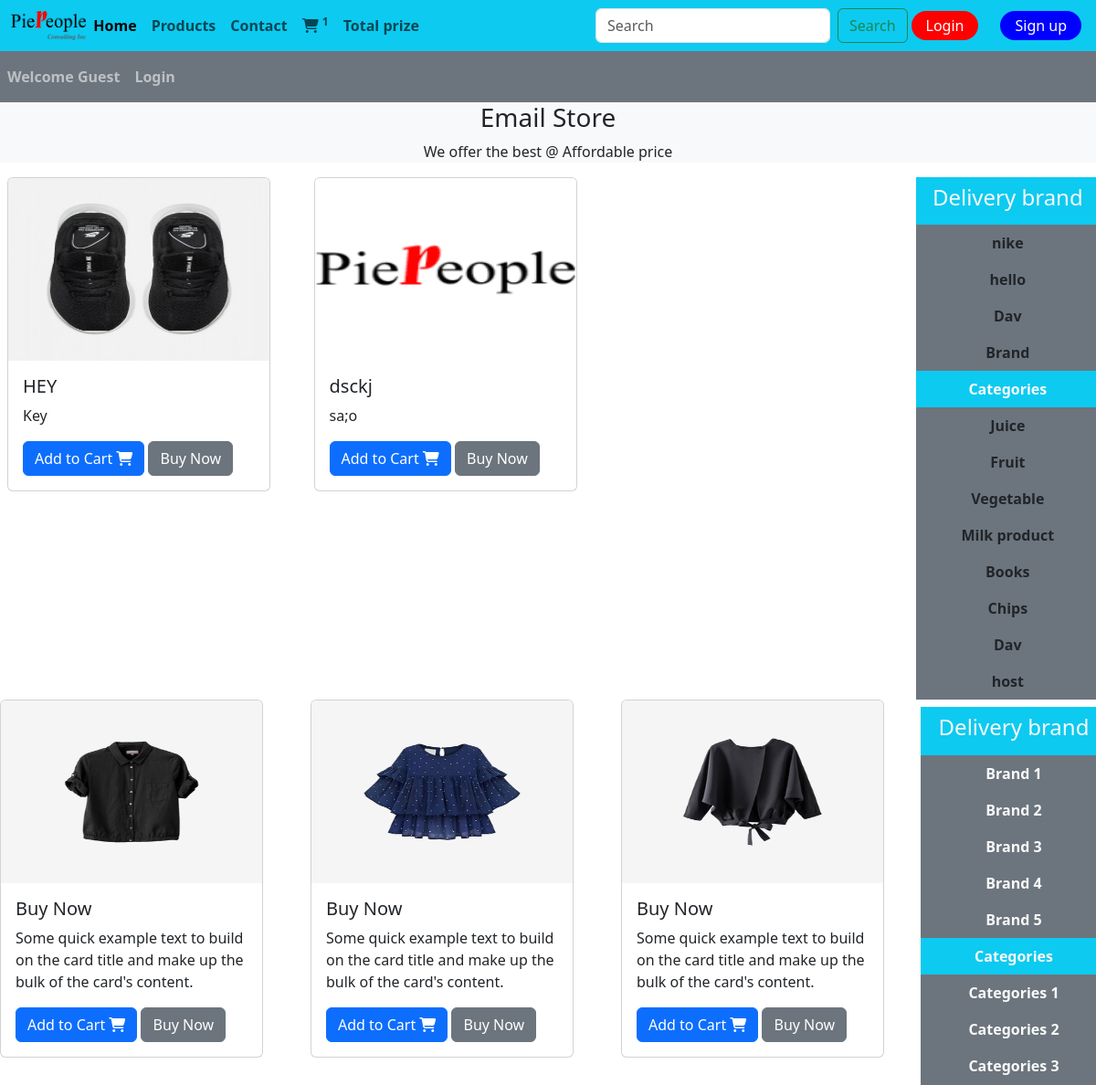
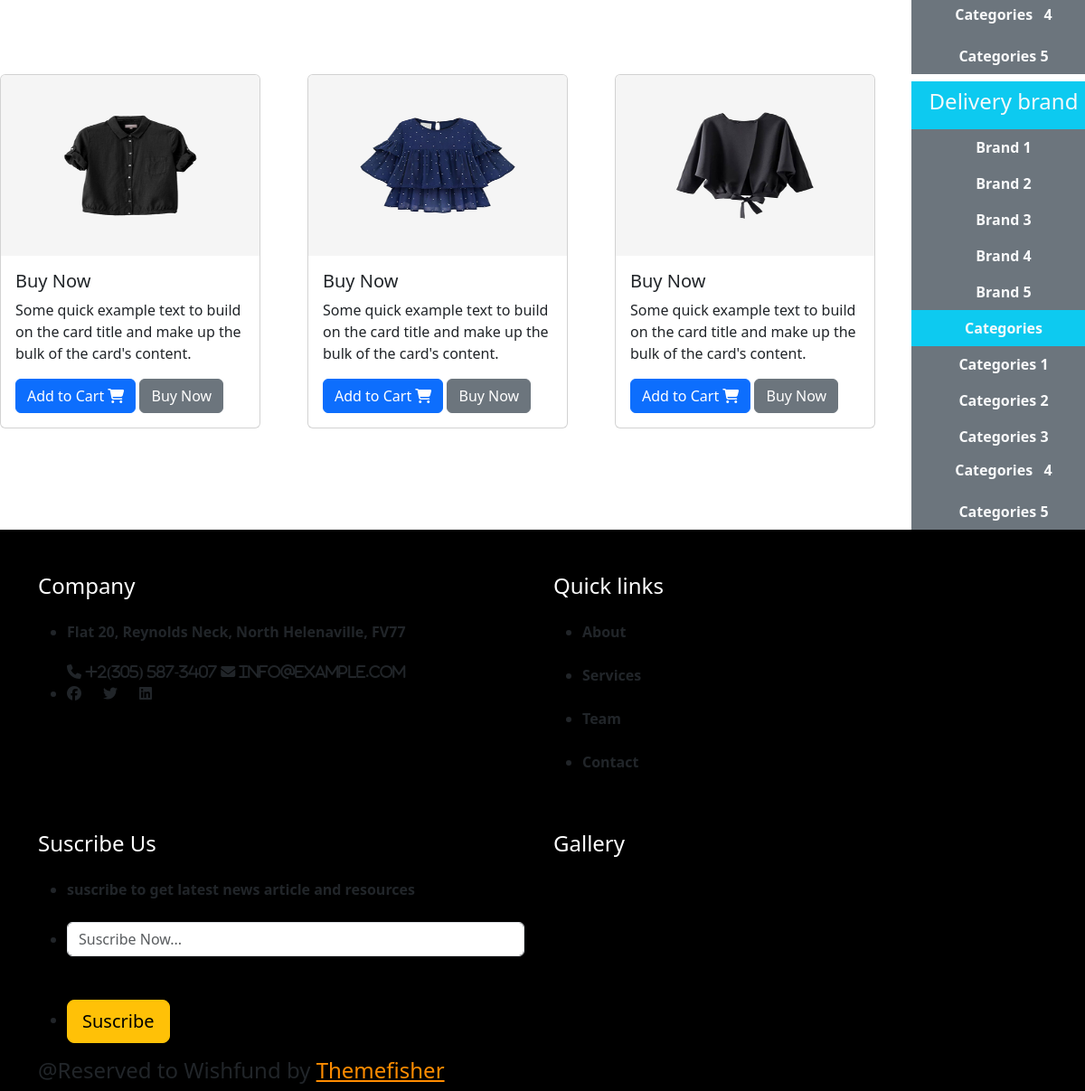
The page / on the database its author committed (2 pictures, top to bottom).
### tables this page shows
CREATE TABLE `product` (
  `product_id` int(11) NOT NULL,
  `product_title` varchar(200) NOT NULL,
  `product_description` varchar(200) NOT NULL,
  `product_keyword` varchar(200) NOT NULL,
  `category_id` int(11) NOT NULL,
  `brand_id` int(11) NOT NULL,
  `product_image1` varchar(200) NOT NULL,
  `product_image2` varchar(200) NOT NULL,
  `product_image3` varchar(255) NOT NULL,
  `product_price` varchar(200) NOT NULL,
  `date` timestamp NOT NULL DEFAULT current_timestamp() ON UPDATE current_timestamp(),
  `status` varchar(200) NOT NULL
);

CREATE TABLE `brand` (
  `brand_id` int(11) NOT NULL,
  `brand_title` varchar(100) NOT NULL
);

CREATE TABLE `categories` (
  `category_id` int(11) NOT NULL,
  `category_title` varchar(100) NOT NULL
);

### index.php (the view, shortened to what this page needs)
<?php
include('includes/connect.php');
include('function/common_function.php');
?>
<!DOCTYPE html>
<html lang="en">
<head>
  <link href="https://cdn.jsdelivr.net/npm/bootstrap@5.3.1/dist/css/bootstrap.min.css" rel="stylesheet">
  <link rel="stylesheet" href="https://cdnjs.cloudflare.com/ajax/libs/font-awesome/6.4.2/css/all.min.css">
  <link rel="stylesheet" href="style.css">
</head>
<body>
  <div class="container-fluid p-0">
    <nav class="navbar navbar-expand-lg bg-info">
      <div class="container-fluid">
        <img src="images2/logo.png" class="logo" alt="">
        <div class="collapse navbar-collapse" id="navbarSupportedContent">
          <ul class="navbar-nav me-auto mb-2 mb-lg-0">
            <li class="nav-item">
              <a class="nav-link active" aria-current="page" href="#">Home</a>
            </li>
            <li class="nav-item">
              <a class="nav-link" href="#">Products</a>
            </li>
            <li class="nav-item">
              <a class="nav-link" href="#">Contact</a>
            </li>
            <li class="nav-item">
              <a class="nav-link" href="#">
                <i class="fa-solid fa-cart-shopping "></i>
                <sup>1</sup>
              </a>
            </li>
            <li class="nav-item">
              <a class="nav-link" href="#">Total prize</a>
            </li>
          </ul>
          <form class="d-flex" role="search">
            <input class="form-control me-2" type="search" placeholder="Search" aria-label="Search">
            <button class="btn btn-outline-success" type="submit">Search</button>
          </form>
          <div class="d-flex justify-content-center flex-column p-1 flex-lg-row gap-4">
            <a href="#" class="text-white text-decoration-none px-3 py-1 rounded-4" style="background-color: red;">Login</a>
            <a href="#" class="text-white text-decoration-none px-3 py-1 rounded-4" style="background-color: blue;">Sign
              up</a>
          </div>
        </div>
      </div>
    </nav>
    <nav class="navbar navbar-expand-lg navbar-dark bg-secondary">
      <ul class="navbar-nav me-auto">
        <li class="nav-item">
          <a class="nav-link" href="">Welcome Guest</a>
        </li>
        <li class="nav-item">
          <a class="nav-link" href="">Login</a>
        </li>
      </ul>
    </nav>
  </div>
  <div class="bg-light">
    <h3 class="text-center">Email Store</h3>
    <p class="text-center">We offer the best @ Affordable price</p>
  </div>
  <div class="row px-2">
    <div class="col-md-10">
      <div class="row">
        <?php
        getProducts();
        ?>
      </div>
    </div>
    <div class="col-md-2 bg-secondary p-0">
      <ul class="navbar-nav me-auto text-center">
        <li class="nav-item bg-info">
          <a href="#" class="nav-link text-light">
            <h4>Delivery brand</h4>
          </a>
        </li>
        <?php
        $select_brand = "Select * from brand";
        $result_brands = mysqli_query($conn, $select_brand);
        while ($row_data = mysqli_fetch_assoc($result_brands)) {
          $brand_title = $row_data['brand_title'];
          $brand_id = $row_data['brand_id'];
          echo "<li class='nav-item'><a href='index.php?brand=$brand_id' class='nav-link text-
        light'>$brand_title</a></li>";
        }
        ?>
      </ul>
      <ul class="navbar-nav me-auto text-center">
        <li class="nav-item bg-info">
          <a href="#" class="nav-link text-light">Categories</a>
        </li>
        <?php
        $select_category = "Select * from categories";
        $result_category = mysqli_query($conn, $select_category);
        while ($row_data = mysqli_fetch_assoc($result_category)) {
          $category_title = $row_data['category_title'];
          $category_id = $row_data['category_id'];
          echo "<li class='nav-item'><a href='index.php?category=$category_id' class='nav-link text-
        light'>$category_title</a></li>";
        }
        ?>
      </ul>
    </div>
  </div>
  <div class="row">
    <div class="col-md-10 mb-2">
      <div class="row">
        <div class="col-md-4">
          <div class="card" style="width: 18rem;">
            <img src="images/c_tunic-shirt_girl.png" class="card-img-top" alt="...">
            <div class="card-body">
              <h5 class="card-title">Buy Now</h5>
              <p class="card-text">Some quick example text to build on the card title and make up the bulk of the card's
                content.</p>
              <a href="#" class="btn btn-primary">Add to Cart <i class="fa-solid fa-cart-shopping "></i></a>
              <a href="#" class="btn btn-secondary">Buy Now</a>
            </div>
          </div>
        </div>
        <div class="col-md-4">
          <div class="card" style="width: 18rem;">
            <img src="images/c_undershirt.png" class="card-img-top" alt="...">
            <div class="card-body">
              <h5 class="card-title">Buy Now</h5>
              <p class="card-text">Some quick example text to build on the card title and make up the bulk of the card's
                content.</p>
              <a href="#" class="btn btn-primary">Add to Cart <i class="fa-solid fa-cart-shopping "></i></a>
              <a href="#" class="btn btn-secondary">Buy Now</a>
            </div>
          </div>
        </div>
        <div class="col-md-4">
          <div class="card" style="width: 18rem;">
            <img src="images/c_western-shirt.png" class="card-img-top" alt="...">
            <div class="card-body">
              <h5 class="card-title">Buy Now</h5>
              <p class="card-text">Some quick example text to build on the card title and make up the bulk of the card's
                content.</p>
              <a href="#" class="btn btn-primary">Add to Cart <i class="fa-solid fa-cart-shopping "></i></a>
              <a href="#" class="btn btn-secondary">Buy Now</a>
            </div>
          </div>
        </div>
      </div>
    </div>
    <di class="col-md-2 bg-secondary mt-2 p-0">
      <ul class="navbar-nav me-auto text-center ">
        <li class="nav-item bg-info">
          <a href="#" class="nav-link text-light">
            <h4>Delivery brand</h4>
          </a>
        </li>
        <li class="nav-item">
          <a href="" class="nav-link text-light">Brand 1</a>
        </li>
        <li class="nav-item">
          <a href="" class="nav-link text-light">Brand 2</a>
        </li>
        <li class="nav-item">
          <a href="" class="nav-link text-light">Brand 3</a>
        </li>
        <li class="nav-item">
          <a href="" class="nav-link text-light">Brand 4</a>
        </li>
        <li class="nav-item">
          <a href="" class="nav-link text-light">Brand 5</a>
        </li>
      </ul>
      <ul class="navbar-nav me-auto text-center">
        <li class="nav-item bg-info">
          <a href="#" class="nav-link text-light">Categories</a>
        </li>
        <li class="nav-item">
          <a href="" class="nav-link text-light">Categories 1</a>
        </li>
        <li class="nav-item">
          <a href="" class="nav-link text-light">Categories 2</a>
        </li>
        <li class="nav-item">
          <a href="" class="nav-link text-light">Categories 3</a>
        </li>
        <li class="nav-item">
          <h1 href="" class="nav-link text-light">Categories &nbsp; 4</h1>
        </li>
        <li class="nav-item">
          <a href="" class="nav-link text-light">Categories 5</a>
        </li>
      </ul>
  </div>
  <div class="row">
    <div class="col-md-10 mb-2">
      <div class="row">
        <div class="col-md-4">
          <div class="card" style="width: 18rem;">
            <img src="images/c_tunic-shirt_girl.png" class="card-img-top" alt="...">
            <div class="card-body">
              <h5 class="card-title">Buy Now</h5>
              <p class="card-text">Some quick example text to build on the card title and make up the bulk of the card's
                content.</p>
              <a href="#" class="btn btn-primary">Add to Cart <i class="fa-solid fa-cart-shopping "></i></a>
              <a href="#" class="btn btn-secondary">Buy Now</a>
            </div>
          </div>
        </div>
        <div class="col-md-4">
          <div class="card" style="width: 18rem;">
            <img src="images/c_undershirt.png" class="card-img-top" alt="...">
            <div class="card-body">
              <h5 class="card-title">Buy Now</h5>
              <p class="card-text">Some quick example text to build on the card title and make up the bulk of the card's
                content.</p>
              <a href="#" class="btn btn-primary">Add to Cart <i class="fa-solid fa-cart-shopping "></i></a>
              <a href="#" class="btn btn-secondary">Buy Now</a>
            </div>
          </div>
        </div>
        <div class="col-md-4">
          <div class="card" style="width: 18rem;">
            <img src="images/c_western-shirt.png" class="card-img-top" alt="...">
            <div class="card-body">
              <h5 class="card-title">Buy Now</h5>
              <p class="card-text">Some quick example text to build on the card title and make up the bulk of the card's
                content.</p>
              <a href="#" class="btn btn-primary">Add to Cart <i class="fa-solid fa-cart-shopping "></i></a>
              <a href="#" class="btn btn-secondary">Buy Now</a>
            </div>
          </div>
        </div>
      </div>
    </div>
    <div class="col-md-2 bg-secondary mt-2 p-0">
      <ul class="navbar-nav me-auto text-center">
        <li class="nav-item bg-info">
          <a href="#" class="nav-link text-light">
            <h4>Delivery brand</h4>
          </a>
        </li>
        <li class="nav-item">
          <a href="" class="nav-link text-light">Brand 1</a>
        </li>
        <li class="nav-item">
          <a href="" class="nav-link text-light">Brand 2</a>
        </li>
        <li class="nav-item">
          <a href="" class="nav-link text-light">Brand 3</a>
        </li>
        <li class="nav-item">
          <a href="" class="nav-link text-light">Brand 4</a>
        </li>
        <li class="nav-item">
          <a href="" class="nav-link text-light">Brand 5</a>
        </li>
      </ul>
      <ul class="navbar-nav me-auto text-center">
        <li class="nav-item bg-info">
          <a href="#" class="nav-link text-light">Categories</a>
        </li>
        <li class="nav-item">
          <a href="" class="nav-link text-light">Categories 1</a>
        </li>
        <li class="nav-item">
          <a href="" class="nav-link text-light">Categories 2</a>
        </li>
        <li class="nav-item">
          <a href="" class="nav-link text-light">Categories 3</a>
        </li>
        <li class="nav-item">
          <h1 href="" class="nav-link text-light">Categories &nbsp; 4</h1>
        </li>
        <li class="nav-item">
          <a href="" class="nav-link text-light">Categories 5</a>
        </li>
      </ul>
    </div>
  </div>
  <fotter>
    <div id="fotter" style="background-color: black">
      <div class="container">
        <div class="row">
          <div class="col-md-6 col-md-3">
            <h4 style="color:  white" class="mt-5">Company</h4>
            <ul>
              <li class="mt-4"> <span>Flat 20, Reynolds Neck, North
                  Helenaville, FV77</span></li>
              <li class=" fa fa-phone mt-4"><span> +2(305) 587-3407</span></li>
              <li class="fa fa-envelope mt-4"><span> info@example.com</span></li>
              <li><span class="me-4 fab fa-facebook"></span><span class=" me-4 fab fa-twitter"></span><span class="fab fa-linkedin"></span></li>
            </ul>
          </div>
          <div class="col-md-6 col-md-3">
            <h4 style="color: white" class="mt-5">Quick links</h4>
            <ul>
              <li class="mt-4"> <span> About</span></li>
              <li class="mt-4"><span>Services</span></li>
              <li class="mt-4"><span>Team</span></li>
              <li class="mt-4"><span>Contact</span></li>
            </ul>
          </div>
          <div class="col-md-6 col-md-3">
            <h4 style="color: white" class="mt-5">Suscribe Us</h4>
            <ul>
              <li class="mt-4"> <span> suscribe to get latest
                  news article and resources</span></li>
              <li class="mt-4"><span>
                  <form class="d-flex">
                    <input class="form-control me-2" type="text" placeholder="Suscribe Now...">
                  </form>
                </span>
              </li>
              <li class="mt-5"><span><button class="btn btn-warning  btn-lg" type="button">Suscribe</button></span></li>
            </ul>
          </div>
          <div class="col-md-6 col-md-3">
            <h4 style="color: white" class="mt-5">Gallery</h4>
          </div>
          <div class="col-md-6">
            <h4 class="ml-5">@Reserved to Wishfund by <a href="#" target="blank" style="color:darkorange">Themefisher</a></h4>
          </div>
        </div>
      </div>
    </div>
  </fotter>
</body>
</html>

### function/common_function.php (shortened to what this page needs)
<?php
function getProducts()
{
    global $conn;
    $select_query = "select * from product order by rand() limit 0,2";
    $result_query = mysqli_query($conn, $select_query);
    while ($row = mysqli_fetch_assoc($result_query)) {
        $product_title = $row['product_title'];
        $product_description = $row['product_description'];
        $product_image1 = $row['product_image1'];
        echo " <div class='col-md-4 mb-2'>
          <div class='card' style='width: 18rem;'>
            <img src='./Admin_area/product_images/$product_image1' class='card-img-top' alt='$product_title'>
            <div class='card-body'>
              <h5 class='card-title'>$product_title</h5>
              <p class='card-text'>$product_description</p>
              <a href='#' class='btn btn-primary'>Add to Cart <i class='fa-solid fa-cart-shopping '></i></a>
              <a href='#' class='btn btn-secondary'>Buy Now</a>
            </div>
          </div>
        </div>";
    }
}
?>

### style.css (style rules this page uses)
.logo { width: 7%; height: 7%; }
ul { font-weight: bold; }
.card-img-top { width: 100%; height: 200px; }

### rows shown on the page
product: product_image1 (picture), product_title "HEY", product_description "Key"
product: product_image1 (picture), product_title "dsckj", product_description "sa;o"
brand: brand_title "nike"
brand: brand_title "hello"
brand: brand_title "Dav"
brand: brand_title "Brand"
categories: category_title "Juice"
categories: category_title "Fruit"
categories: category_title "Vegetable"
categories: category_title "Milk product"
categories: category_title "Books"
categories: category_title "Chips"
categories: category_title "Dav"
categories: category_title "host"
